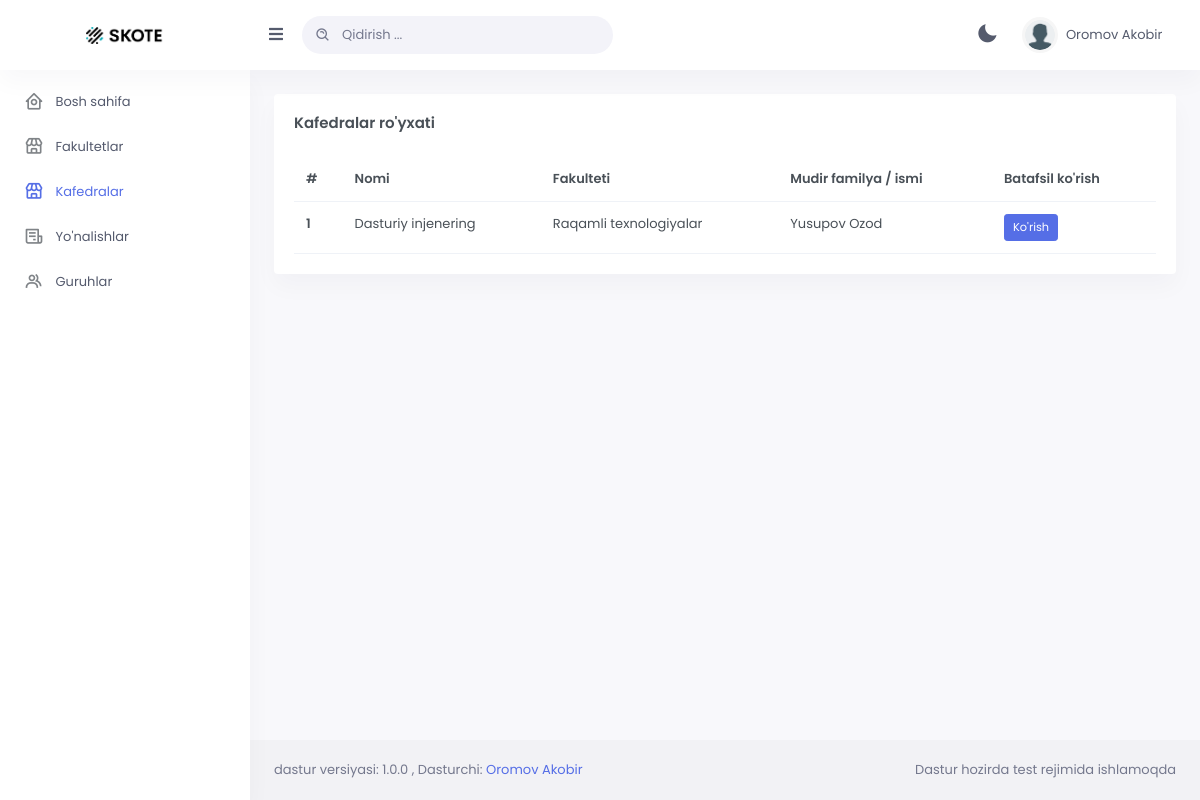
/department/cafedra/all (signed in), run on the app's committed database.
### accounts/models.py (models this page shows, shortened)
class User(AbstractUser):
    phone_number = models.CharField(max_length=30, default='')
    father_name = models.CharField(max_length=100, default='')
    image = models.ImageField(null=True, blank=True)
    class Meta:
        verbose_name = 'User'
        verbose_name_plural = '1. Userlar'

class CafedraManager(models.Model):
    user = models.OneToOneField(User, on_delete=models.CASCADE)
    class Meta:
        verbose_name = 'Mudir'
        verbose_name_plural = '4. Mudirlar'

### curriculum/models.py (models this page shows, shortened)
class Cafedra(models.Model):
    manager = models.OneToOneField(CafedraManager, on_delete=models.CASCADE)
    faculty = models.ForeignKey(Faculty, on_delete=models.CASCADE)
    name = models.CharField(max_length=200)
    class Meta:
        verbose_name = 'Kafedra'
        verbose_name_plural = '2. Kafedralar'

class Faculty(models.Model):
    manager = models.OneToOneField(FacultyManager, on_delete=models.CASCADE)
    name = models.CharField(max_length=150)
    def __str__(self) -> str:
        return self.name
    class Meta:
        verbose_name = 'Fakultet'
        verbose_name_plural = '1. Fakultetlar'

### department/decorators.py (the view)
    def wrapper_func(request: WSGIRequest, *args, **kwargs):
        user = request.user
        if not request.user.is_authenticated:
            raise Http404
        try:
            employee = DepartmentEmployee.objects.get(user_id=request.user.pk)
            employee.user.groups.get(name=DEPARTMENT.name)
        except:
            raise Http404
        return func(request, *args, **kwargs)

### department/forms.py
class UserForm(forms.ModelForm):
    password2 = forms.CharField(widget=forms.PasswordInput(attrs={'class': 'form-control'}), label="Parolni tasdiqlang")
    password = forms.CharField(widget=forms.PasswordInput(attrs={'class': 'form-control'}), label='Parolni kiriting')
    class Meta:
        model = User
        fields = [
            'username', 'password', 'password2', 'first_name', 'last_name', 'email',
            'father_name', 'phone_number',
        ]
    def __init__(self, *args, **kwargs):
        super(UserForm, self).__init__(*args, **kwargs)
        for field_name, field in self.fields.items():
            field.widget.attrs['class'] = 'form-control'
            field.required = True
        self.fields['first_name'].label = 'Ism'
        self.fields['last_name'].label = 'Familya'
        self.fields['email'].label = 'E-mail manzili'
        self.fields['username'].label = 'Hodim ID'
        self.fields['father_name'].label = 'Otasining ismi'
        self.fields['phone_number'].label = 'Telefon raqami'
        self.fields['password'].label = 'Parol'

class CafedraForm(forms.ModelForm):
    class Meta:
        model = Cafedra
        fields = [
            'name', 'faculty'
        ]
    def __init__(self, *args, **kwargs):
        super(CafedraForm, self).__init__(*args, **kwargs)
        self.fields['name'].widget.attrs['class'] = 'form-control'
        self.fields['faculty'].widget.attrs['class'] = 'form-select'
        self.fields['name'].label = 'Kafedra nomi'
        self.fields['faculty'].label = 'Fakulteti'

### department/views/cafedra.py (called while the page is built)
@login_required(login_url='login')
@security_decorator
def all_cafedra(request: WSGIRequest):
    q = request.GET.get('q', False)
    if q:
        data = Cafedra.objects.filter(name__contains=q)
    else:
        data = Cafedra.objects.all()
    form = UserForm()
    cafedra_form = CafedraForm()
    return render(request, 'department/cafedra/all.html', {
        'search': True,
        'data': data,
        'form': form,
        'cafedra_form': cafedra_form,
    })

### templates/department/cafedra/all.html (shortened to what this page needs)
{% extends 'department/base.html' %}
{% block content %}
<div class="row">
    <div class="col-lg-12">
        <div class="card">
            <div class="card-body">
                <h4 class="card-title">
                    <div class="row">
                        <div class="col-6">
                            Kafedralar ro'yxati
                        </div>
                        <div class="col-6" style="display: flex; text-align: end;">
                            <div class="dropdown ms-auto">
                                <a class="text-muted font-size-16" role="button" data-bs-toggle="dropdown" aria-haspopup="true">
                                    <i class="mdi mdi-dots-horizontal"></i>
                                </a>
                            </div>
                        </div>
                    </div>
                </h4>
                <div class="table-responsive">
                    <table class="table mb-0">
                        <thead>
                            <tr>
                                <th>#</th>
                                <th>Nomi</th>
                                <th>Fakulteti</th>
                                <th>Mudir familya / ismi</th>
                                <th>Batafsil ko'rish</th>
                            </tr>
                        </thead>
                        <tbody>
                            {% for i in data %}
                            <tr>
                                <th scope="row"> {{forloop.counter}} </th>
                                <td>
                                    {{ i.name }}
                                </td>
                                <td>
                                    {{ i.faculty.name }}
                                </td>
                                <td>
                                    {{ i.manager.user.last_name }} {{ i.manager.user.first_name }}
                                </td>
                                <td>
                                    <a href="{% url 'd_detail_cafedra' i.pk %}" class="btn btn-sm btn-primary">Ko'rish</a>
                                </td>
                            </tr>
                            {% endfor %}
                        </tbody>
                    </table>
                </div>
            </div>
        </div>
    </div>
</div>
{% endblock %}

### templates/department/base.html (shortened to what this page needs)
<!doctype html>
{% load static %}
<html lang="en">
<head>
    <link href="{% static 'skote/assets/css/bootstrap.min.css' %}" id="bootstrap-style" rel="stylesheet"
        type="text/css" />
    <link href="{% static 'skote/assets/css/icons.min.css' %}" rel="stylesheet" type="text/css" />
    <link href="{% static 'skote/assets/css/app.min.css' %}" id="app-style" rel="stylesheet" type="text/css" />
</head>
<body data-sidebar="dark" data-layout-mode="dark">
        <div id="layout-wrapper">
            <header id="page-topbar">
                <div class="navbar-header">
                    <div class="d-flex">
                        <div class="navbar-brand-box">
                            <a href="#" class="logo logo-dark" style="pointer-events: none;">
                                <span class="logo-lg">
                                    <img src="{% static 'skote/assets/images/logo-dark.png' %}" alt="" height="17">
                                </span>
                            </a>
                        </div>
                        <button type="button" class="btn btn-sm px-3 font-size-16 header-item waves-effect"
                            id="vertical-menu-btn">
                            <i class="fa fa-fw fa-bars"></i>
                        </button>
                        {% if search %}
                        <form class="app-search d-none d-lg-block">
                            <div class="position-relative">
                                <input type="text" name="q" class="form-control" placeholder="Qidirish ...">
                                <span class="bx bx-search-alt"></span>
                            </div>
                        </form>
                        {% endif %}
                    </div>
                    <div class="d-flex">
                        <div class="dropdown d-inline-block">
                            <button type="button" class="btn header-item noti-icon waves-effect" data-bs-toggle="dark-mode">
                                <i class='bx bxs-moon' id="icon_dark_mode"></i>
                            </button>
                        </div>
                        <div class="dropdown d-inline-block">
                            <button type="button" class="btn header-item waves-effect" id="page-header-user-dropdown"
                                data-bs-toggle="dropdown" aria-haspopup="true" aria-expanded="false">
                                <img class="rounded-circle header-profile-user"
                                    src="{% static 'skote/assets/images/users/avatar_default.png' %}"
                                    alt="Header Avatar">
                                <span class="d-none d-xl-inline-block ms-1" key="t-henry"> {{user.last_name}} {{user.first_name}} </span>
                                <i class="mdi mdi-chevron-down d-none d-xl-inline-block"></i>
                            </button>
                        </div>
                    </div>
                </div>
            </header>
            <div class="vertical-menu">
                <div data-simplebar class="h-100">
                    <div id="sidebar-menu">
                        <ul class="metismenu list-unstyled" id="side-menu">
                            <li>
                                <a href="#" >
                                    <i class="bx bx-home-circle"></i>
                                    <span key="t-dashboards"> Bosh sahifa </span>
                                </a>
                            </li>
                            <li>
                                <a href="{% url 'd_faculty_all' %}">
                                    <i class="bx bx-store"></i>
                                    <span key="t-dashboards">Fakultetlar</span>
                                </a>
                            </li>
                            <li>
                                <a href="{% url 'd_all_cafedra' %}">
                                    <i class="bx bx-store"></i>
                                    <span key="t-dashboards">Kafedralar</span>
                                </a>
                            </li>
                            <li>
                                <a href="{% url 'd_all_direction' %}">
                                    <i class="bx bx-receipt"></i>
                                    <span key="t-dashboards">Yo'nalishlar</span>
                                </a>
                            </li>
                            <li>
                                <a href="{% url 'd_groups_all' %}">
                                    <i class="bx bx-group"></i>
                                    <span key="t-dashboards">Guruhlar</span>
                                </a>
                            </li>
                        </ul>
                    </div>
                </div>
            </div>
            <div class="main-content">
                <div class="page-content">
                    <div class="container-fluid">
                        {% block content %}{% endblock %}
                    </div>
                </div>
                <footer class="footer">
                    <div class="container-fluid">
                        <div class="row">
                            <div class="col-sm-6"> dastur versiyasi: 1.0.0 , Dasturchi: <a href="#">Oromov Akobir</a></div>
                            <div class="col-sm-6"><div class="text-sm-end d-none d-sm-block"> Dastur hozirda test rejimida ishlamoqda </div></div>
                        </div>
                    </div>
                </footer>
            </div>
        </div>
    </body>
</html>

### data on the page
User: last_name "Oromov", first_name "Akobir"
Cafedra: name "Dasturiy injenering", faculty.name "Raqamli texnologiyalar", manager.user.last_name "Yusupov", manager.user.first_name "Ozod"
